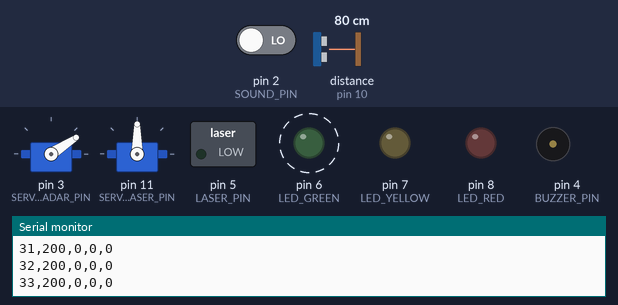
Simulated run of this sketch. Board: Arduino Uno, built with avr-gcc and run on an emulated ATmega328P. On the bench: 2 × servo, switched loads named in the sketch (green lamp = pin HIGH), output pins drawn as LEDs (lit = HIGH), buzzer (waves = sounding, pin HIGH), the last lines printed to the serial monitor. Wiring (inferred from the names in the program): ultrasonic range finder: trigger pin 9; echo pin 10. Dashed ring = blinking. Inputs (shaded band) come from the test bench; at power-on: distance to the obstacle (sensor on pin 10) 80 cm, pin 2 (SOUND_PIN) LOW. The echo pulse lasts 58.3 µs per cm; pins used as bus, display or sensor lines are not drawn.

Above: at 1.2 s.
1.3 s: distance to the obstacle (sensor on pin 10) set to 250 cm
4.3 s: distance to the obstacle (sensor on pin 10) set to 4 cm
At 4.74 s:
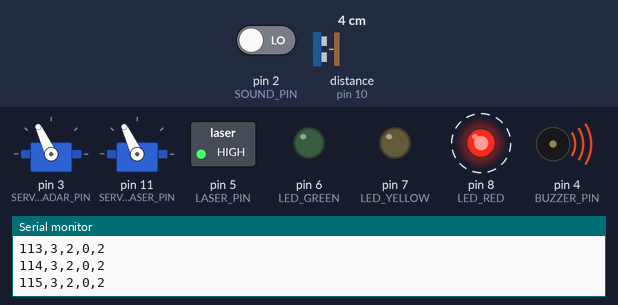
7.3 s: distance to the obstacle (sensor on pin 10) set to 18 cm
10.3 s: distance to the obstacle (sensor on pin 10) set to 35 cm
At 10.79 s:
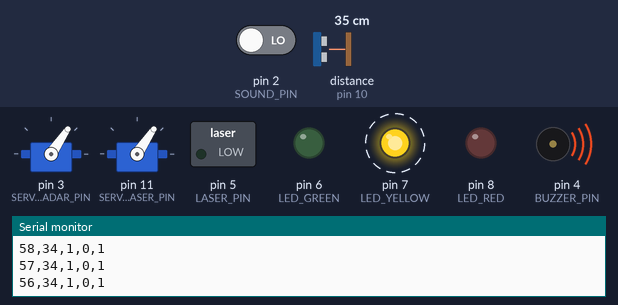
13.3 s: distance to the obstacle (sensor on pin 10) set to 2 cm
At 13.62 s:
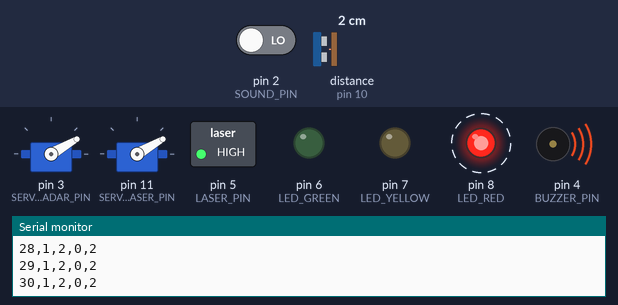
16.3 s: distance to the obstacle (sensor on pin 10) set to 60 cm
At 16.75 s:
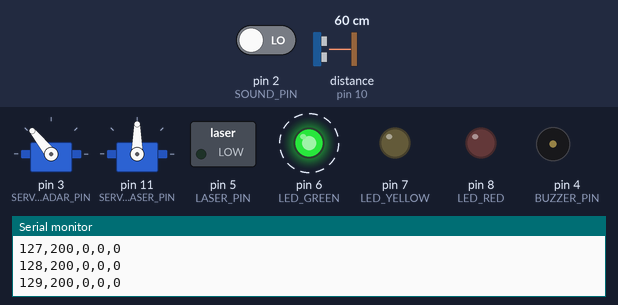
Timing chart, 0 to 22.4 s (numbered marks = the images above; inputs shaded):
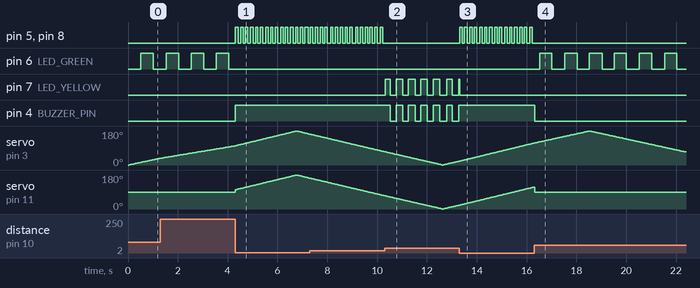

The sketch:

MADRS.ino
```cpp
#include <Servo.h>

// Pin Definitions
const int SERVO_RADAR_PIN = 3;
const int SERVO_LASER_PIN = 11;
const int TRIG_PIN = 9;
const int ECHO_PIN = 10;
const int SOUND_PIN = 2;
const int LED_GREEN = 6;
const int LED_YELLOW = 7;
const int LED_RED = 8;
const int BUZZER_PIN = 4;
const int LASER_PIN = 5;

Servo radarServo;
Servo laserServo;

int radarAngle = 0;
int sweepDirection = 1;

// Time tracking for Sound Sensor (Case 2)
unsigned long soundStartTime = 0;
unsigned long lastSoundDetectedTime = 0;

void setup() {
  Serial.begin(9600);

  radarServo.attach(SERVO_RADAR_PIN);
  laserServo.attach(SERVO_LASER_PIN);
  radarServo.write(0);
  laserServo.write(90); // Idle pos

  pinMode(TRIG_PIN, OUTPUT);
  pinMode(ECHO_PIN, INPUT);
  pinMode(SOUND_PIN, INPUT); // Sound sensor pin

  pinMode(LED_GREEN, OUTPUT);
  pinMode(LED_YELLOW, OUTPUT);
  pinMode(LED_RED, OUTPUT);
  pinMode(BUZZER_PIN, OUTPUT);
  pinMode(LASER_PIN, OUTPUT);
}

void loop() {
  unsigned long currentMillis = millis();

  // ---------------------------------------------------------
  // 1. SENSOR READINGS
  // ---------------------------------------------------------
  long distance = measureDistance();

  // Sound Sensor Logic (Checking for continuous sound)
  int soundState = digitalRead(SOUND_PIN); // Assuming HIGH = Sound Detected

  if (soundState == HIGH) {
    if (soundStartTime == 0) {
      soundStartTime = currentMillis; // Start counting time
    }
    lastSoundDetectedTime = currentMillis;
  } else {
    // Agar 500ms tak koi awaz nahi ati, toh timer reset kar do
    if (currentMillis - lastSoundDetectedTime > 500) {
      soundStartTime = 0;
    }
  }

  // Calculate Sound Duration
  unsigned long soundDuration = 0;
  if (soundStartTime > 0) {
    soundDuration = currentMillis - soundStartTime;
  }

  // ---------------------------------------------------------
  // 2. THREAT CALCULATION (Cases 1, 2, 3)
  // ---------------------------------------------------------
  int u_threat = 0; // Ultrasonic Threat
  if (distance > 0 && distance <= 20) u_threat = 2;       // Red Zone (0 to 20 cm)
  else if (distance > 20 && distance <= 40) u_threat = 1; // Yellow Zone (20 to 40 cm)

  int s_threat = 0; // Sound Threat
  if (soundDuration > 3000) s_threat = 2;       // More than 3 sec -> Attack
  else if (soundDuration > 0) s_threat = 1;     // 0 to 3 sec -> Alert Indication

  // Overall threat is the maximum of both sensors (Case 3 combined)
  int overallThreat = max(u_threat, s_threat);

  // ---------------------------------------------------------
  // 3. ACTION PHASE (Lights, Buzzer & Laser)
  // ---------------------------------------------------------
  if (overallThreat == 0) {
    // SAFE: Green light continuously blinks every 500ms
    bool blinkState = (currentMillis / 500) % 2;
    digitalWrite(LED_GREEN, blinkState);
    digitalWrite(LED_YELLOW, LOW);
    digitalWrite(LED_RED, LOW);
    digitalWrite(BUZZER_PIN, LOW);

    digitalWrite(LASER_PIN, LOW);
    laserServo.write(90); // Relax mode
  }
  else if (overallThreat == 1) {
    // WARNING / ALERT: Yellow light & Buzzer slow blink (250ms)
    bool blinkState = (currentMillis / 250) % 2;
    digitalWrite(LED_GREEN, LOW);
    digitalWrite(LED_YELLOW, blinkState);
    digitalWrite(LED_RED, LOW);
    digitalWrite(BUZZER_PIN, blinkState);

    // YAHAN CHANGE KIYA HAI: Laser servo target ko follow karegi, lekin laser OFF rahegi
    laserServo.write(radarAngle);
    digitalWrite(LASER_PIN, LOW);
  }
  else if (overallThreat == 2) {
    // DANGER / COUNTER ATTACK: Red light & Laser fast blink (100ms)
    bool blinkState = (currentMillis / 100) % 2;
    digitalWrite(LED_GREEN, LOW);
    digitalWrite(LED_YELLOW, LOW);
    digitalWrite(LED_RED, blinkState);

    // YAHAN CHANGE KIYA HAI: Buzzer ab continuously ON rahega (Strong Buzzer)
    digitalWrite(BUZZER_PIN, HIGH);

    // BHOOOOM! Target Destroyed
    laserServo.write(radarAngle); // Lock target direction
    digitalWrite(LASER_PIN, blinkState); // Laser fires (blinks)
  }

  // ---------------------------------------------------------
  // 4. SEND DATA TO PROCESSING
  // Format: Angle,Distance,U_Threat,S_Threat,OverallThreat
  // ---------------------------------------------------------
  Serial.print(radarAngle); Serial.print(",");
  Serial.print(distance); Serial.print(",");
  Serial.print(u_threat); Serial.print(",");
  Serial.print(s_threat); Serial.print(",");
  Serial.println(overallThreat);

  // ---------------------------------------------------------
  // 5. RADAR MOVEMENT
  // ---------------------------------------------------------
  radarServo.write(radarAngle);
  delay(30); // Speed of radar sweep
  radarAngle += sweepDirection;
  if (radarAngle >= 180 || radarAngle <= 0) {
    sweepDirection = -sweepDirection;
  }
}

long measureDistance() {
  digitalWrite(TRIG_PIN, LOW);
  delayMicroseconds(2);
  digitalWrite(TRIG_PIN, HIGH);
  delayMicroseconds(10);
  digitalWrite(TRIG_PIN, LOW);

  long duration = pulseIn(ECHO_PIN, HIGH, 30000);
  long dist = duration * 0.034 / 2;
  if (dist == 0 || dist > 45) dist = 200; // Ignore far objects
  return dist;
}
```

Measured:
- after the input at 4.3 s, pin 5 (LASER_PIN), pin 8 (LED_RED): alternates HIGH for 0.09 s and LOW for 0.09 s, starting at once; pin 6 (LED_GREEN): stops changing and stays LOW; pin 4 (BUZZER_PIN): LOW → HIGH at once; servo on pin 11 (SERVO_LASER_PIN): rises from 90° to 180° in 2.5 s, then falls to 163° in 0.53 s
- after the input at 10.3 s, pin 5 (LASER_PIN), pin 8 (LED_RED): stops changing and stays LOW; pin 7 (LED_YELLOW): alternates HIGH for 0.27 s and LOW for 0.23 s, starting at once; pin 4 (BUZZER_PIN): alternates HIGH for 0.27 s and LOW for 0.23 s, starting after 0.23 s
- after the input at 13.3 s, pin 5 (LASER_PIN), pin 8 (LED_RED): alternates HIGH for 0.09 s and LOW for 0.09 s, starting at once; pin 4 (BUZZER_PIN): stops changing and stays HIGH
- after the input at 16.3 s, pin 5 (LASER_PIN), pin 8 (LED_RED): stops changing and stays LOW; pin 6 (LED_GREEN): alternates HIGH for 0.49 s and LOW for 0.52 s, starting after 0.23 s; pin 4 (BUZZER_PIN): HIGH → LOW at once
- by itself, pin 6 (LED_GREEN): alternates HIGH for 0.50 s and LOW for 0.50 s
- by itself, servo on pin 3 (SERVO_RADAR_PIN): rises from 116° to 180° in 2.2 s, then falls to 69° in 3.9 s
